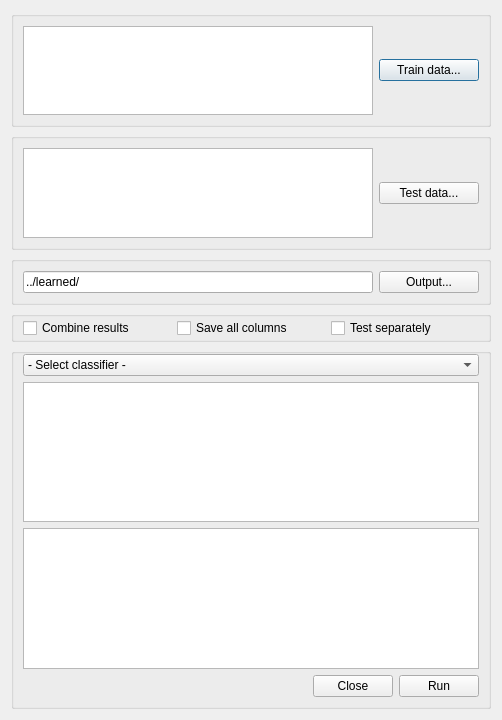
<?xml version="1.0" encoding="UTF-8"?>
<ui version="4.0">
 <class>Dialog</class>
 <widget class="QDialog" name="Dialog">
  <property name="geometry">
   <rect>
    <x>0</x>
    <y>0</y>
    <width>502</width>
    <height>720</height>
   </rect>
  </property>
  <property name="windowTitle">
   <string>Run classifier</string>
  </property>
  <layout class="QGridLayout" name="gridLayout">
   <item row="0" column="0">
    <layout class="QVBoxLayout" name="verticalLayout">
     <item alignment="Qt::AlignTop">
      <widget class="QGroupBox" name="horizontalGroupBox">
       <layout class="QHBoxLayout" name="horizontalLayout">
        <item>
         <widget class="QListWidget" name="listWidget"/>
        </item>
        <item alignment="Qt::AlignRight">
         <widget class="QPushButton" name="pushButton">
          <property name="minimumSize">
           <size>
            <width>100</width>
            <height>0</height>
           </size>
          </property>
          <property name="text">
           <string>Train data...</string>
          </property>
         </widget>
        </item>
       </layout>
      </widget>
     </item>
     <item alignment="Qt::AlignTop">
      <widget class="QGroupBox" name="horizontalGroupBox_2">
       <layout class="QHBoxLayout" name="horizontalLayout_2">
        <item>
         <widget class="QListWidget" name="listWidget_2"/>
        </item>
        <item>
         <widget class="QPushButton" name="pushButton_2">
          <property name="minimumSize">
           <size>
            <width>100</width>
            <height>0</height>
           </size>
          </property>
          <property name="text">
           <string>Test data...</string>
          </property>
         </widget>
        </item>
       </layout>
      </widget>
     </item>
     <item alignment="Qt::AlignTop">
      <widget class="QGroupBox" name="horizontalGroupBox_3">
       <layout class="QHBoxLayout" name="horizontalLayout_3">
        <item>
         <widget class="QLineEdit" name="lineEdit">
          <property name="text">
           <string>../learned/</string>
          </property>
         </widget>
        </item>
        <item alignment="Qt::AlignRight">
         <widget class="QPushButton" name="pushButton_3">
          <property name="minimumSize">
           <size>
            <width>100</width>
            <height>0</height>
           </size>
          </property>
          <property name="text">
           <string>Output...</string>
          </property>
         </widget>
        </item>
       </layout>
      </widget>
     </item>
     <item>
      <widget class="QGroupBox" name="horizontalGroupBox_4">
       <property name="sizePolicy">
        <sizepolicy hsizetype="Preferred" vsizetype="Minimum">
         <horstretch>0</horstretch>
         <verstretch>0</verstretch>
        </sizepolicy>
       </property>
       <property name="minimumSize">
        <size>
         <width>0</width>
         <height>0</height>
        </size>
       </property>
       <property name="alignment">
        <set>Qt::AlignLeading|Qt::AlignLeft|Qt::AlignTop</set>
       </property>
       <layout class="QHBoxLayout" name="horizontalLayout_4">
        <property name="topMargin">
         <number>0</number>
        </property>
        <property name="bottomMargin">
         <number>0</number>
        </property>
        <item>
         <widget class="QCheckBox" name="checkBox_2">
          <property name="text">
           <string>Combine results</string>
          </property>
         </widget>
        </item>
        <item>
         <widget class="QCheckBox" name="checkBox">
          <property name="text">
           <string>Save all columns</string>
          </property>
         </widget>
        </item>
        <item>
         <widget class="QCheckBox" name="checkBox_3">
          <property name="text">
           <string>Test separately</string>
          </property>
         </widget>
        </item>
       </layout>
      </widget>
     </item>
     <item alignment="Qt::AlignTop">
      <widget class="QGroupBox" name="verticalGroupBox_2">
       <property name="alignment">
        <set>Qt::AlignLeading|Qt::AlignLeft|Qt::AlignTop</set>
       </property>
       <layout class="QVBoxLayout" name="verticalLayout_2">
        <property name="topMargin">
         <number>0</number>
        </property>
        <item>
         <widget class="QComboBox" name="comboBox">
          <item>
           <property name="text">
            <string>- Select classifier -</string>
           </property>
          </item>
         </widget>
        </item>
        <item>
         <widget class="QTextEdit" name="lineEdit_2">
          <property name="autoFillBackground">
           <bool>false</bool>
          </property>
          <property name="readOnly">
           <bool>false</bool>
          </property>
         </widget>
        </item>
        <item>
         <widget class="QTextEdit" name="textEdit">
          <property name="readOnly">
           <bool>true</bool>
          </property>
         </widget>
        </item>
        <item>
         <layout class="QHBoxLayout" name="horizontalLayout_6">
          <item>
           <spacer name="horizontalSpacer">
            <property name="orientation">
             <enum>Qt::Horizontal</enum>
            </property>
            <property name="sizeHint" stdset="0">
             <size>
              <width>40</width>
              <height>20</height>
             </size>
            </property>
           </spacer>
          </item>
          <item>
           <widget class="QPushButton" name="pushButton_6">
            <property name="text">
             <string>Close</string>
            </property>
           </widget>
          </item>
          <item>
           <widget class="QPushButton" name="pushButton_5">
            <property name="text">
             <string>Run</string>
            </property>
           </widget>
          </item>
         </layout>
        </item>
       </layout>
      </widget>
     </item>
    </layout>
   </item>
  </layout>
 </widget>
 <resources/>
 <connections/>
</ui>
